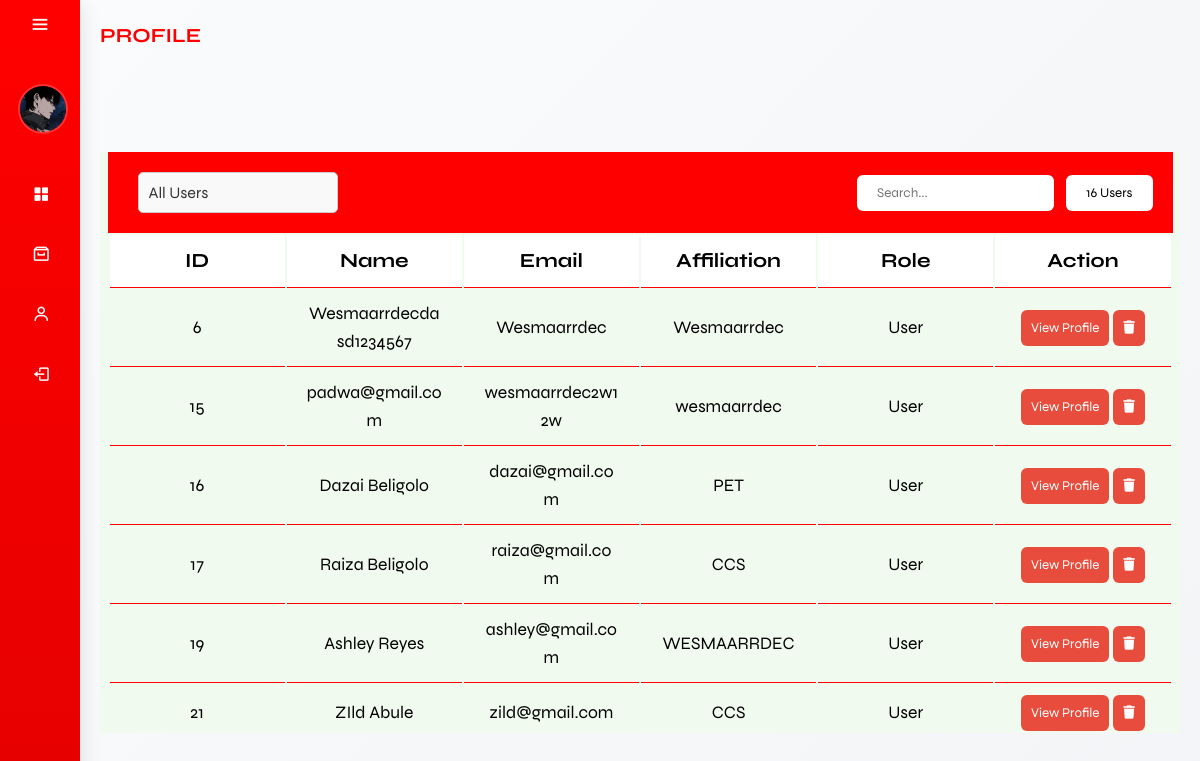
Page /admin/allAdmin.php (signed in) on the committed database.
### tables this page shows
CREATE TABLE `user` (
  `UserID` int(15) NOT NULL,
  `LastName` varchar(50) NOT NULL,
  `FirstName` varchar(50) NOT NULL,
  `MI` varchar(2) NOT NULL,
  `Gender` varchar(50) NOT NULL,
  `Age` int(50) DEFAULT NULL,
  `Email` varchar(100) NOT NULL,
  `Password` varchar(255) NOT NULL,
  `ContactNo` varchar(15) NOT NULL,
  `Address` varchar(200) DEFAULT NULL,
  `Affiliation` varchar(50) NOT NULL,
  `Position` varchar(50) NOT NULL,
  `Image` varchar(250) DEFAULT NULL,
  `EducationalAttainment` varchar(200) DEFAULT NULL,
  `Role` varchar(50) NOT NULL
);

### function/F.allUser.php (called while the page is built, shortened)
<?php
require_once('../db.connection/connection.php');
function getAdminData($conn, $AdminID) {
    $sql = "SELECT * FROM admin WHERE AdminID = ?";
    $stmt = $conn->prepare($sql);
    $stmt->bind_param("i", $AdminID);
    $stmt->execute();
    $result = $stmt->get_result();
    if ($result->num_rows > 0) {
        $row = $result->fetch_assoc();
        return $row;
    } else {
        $stmt->close();
        return false;
    }
}
$AdminID = $_SESSION['AdminID'];
$adminData = getAdminData($conn, $AdminID);
if ($adminData) {
    $Image = isset($adminData['Image']) ? $adminData['Image'] : null;
} else {
    showProfileModal("Admin data not found");
    exit();
}
?>

### admin/allAdmin.php (the view, shortened to what this page needs)
<?php
include('../function/F.allUser.php');
?>
<?php
$userQuery = $conn->query("
    SELECT
        UserID,
        LastName,
        FirstName,
        MI,
        Gender,
        Age,
        Email,
        Password,
        ContactNo,
        Address,
        Affiliation,
        Position,
        Image,
        EducationalAttainment,
        Role,
        'user' as userType
    FROM user
");
$allUsers = [];
while ($user = $userQuery->fetch_assoc()) {
    $allUsers[] = $user;
}
$adminQuery = $conn->query("
    SELECT
        AdminID as UserID,
        LastName,
        FirstName,
        MI,
        Gender,
        Email,
        Password,
        ContactNo,
        Address,
        Affiliation,
        Position,
        Image,
        Role,
        'admin' as userType
    FROM admin
");
$allAdmins = [];
while ($admin = $adminQuery->fetch_assoc()) {
    $allAdmins[] = $admin;
}
$allUsersAndAdmins = array_merge($allUsers, $allAdmins);
?>
<!DOCTYPE html>
<html lang="en">
<head>
    <link href='https://unpkg.com/boxicons@2.1.4/css/boxicons.min.css' rel='stylesheet'>
    <link rel="stylesheet" href="css/main.css">
</head>
<body>
    <div class="sidebar">
        <div class="top">
            <i class="bx bx-menu" id="btnn"></i>
        </div>
        <div class="user">
            <?php if (!empty($Image)): ?>
                <img src="../assets/img/profilePhoto/<?php echo $Image; ?>" alt="user" class="user-img">
            <?php else: ?>
                <img src="../assets/img/profile.jpg" alt="default user" class="user-img">
            <?php endif; ?>
            <div>
            </div>
        </div>
        <ul>
            <li class="nav-sidebar">
                <a href="adminDashboard.php">
                    <i class="bx bxs-grid-alt"></i>
                </a>
            </li>
            <li class="events-side2 nav-sidebar">
                <a href="#" class="a-events">
                    <i class='bx bx-archive'></i>
                </a>
            </li>
            <li class="events-side nav-sidebar">
                <a href="#" class="a-events">
                    <i class='bx bx-user'></i>
                </a>
            </li>
            <li class="nav-sidebar">
                <a href="#" onclick="confirmLogout(event)">
                    <i class="bx bx-log-out"></i>
                </a>
            </li>
        </ul>
    </div>
    <div class="main-content">
        <h3 style="font-size: 2rem;
    color: var(--first-color);" class="dashboard apply">PROFILE</h3>
        <div class="containerr">
            <div class="tables container">
                <div class="table_header">
                    <div class="select-container" style="position: relative; display: inline-block;">
                        <select id="userDropdown" onchange="filterByUserType()" style="width: 200px; padding: 10px; border: 1px solid #ccc; border-radius: 5px;
                            background-color: #f9f9f9; color: #333; font-size: 16px; cursor: pointer;
                            transition: border-color 0.3s ease; -webkit-appearance: none;
                            -moz-appearance: none; appearance: none;">
                            <option value="all" selected>All Users</option>
                        </select>
                    </div>
                    <div>
                        <input class="tb_input" placeholder="Search..." oninput="filterTable()">
                        <button class="add_new"><?php echo count($allUsersAndAdmins); ?> Users</button>
                    </div>
                </div>
                <div class="table_section">
                    <table id="userTable" class="tb_eco">
                        <thead class="tb_head">
                            <tr>
                                <th>ID</th>
                                <th>Name</th>
                                <th>Email</th>
                                <th>Affiliation</th>
                                <th>Role</th>
                                <th>Action</th>
                            </tr>
                        </thead>
                        <tbody>
                            <?php foreach ($allUsersAndAdmins as $user): ?>
                                <tr data-user-type="<?php echo $user['userType']; ?>">
                                    <td><?php echo $user['UserID']; ?></td>
                                    <td><?php echo $user['FirstName'] . ' ' . $user['LastName']; ?></td>
                                    <td><?php echo $user['Email']; ?></td>
                                    <td><?php echo $user['Affiliation']; ?></td>
                                    <td><?php echo $user['Role']; ?></td>
                                    <td>
                                        <button class="action-button" data-userid="<?php echo $user['UserID']; ?>"
                                            data-image="<?php echo $user['Image']; ?>"
                                            data-gender="<?php echo $user['Gender']; ?>"
                                            data-age="<?php echo $user['userType'] === 'admin' ? 'N/A' : $user['Age']; ?>"
                                            data-affiliation="<?php echo $user['Affiliation']; ?>"
                                            data-educationalattainment="<?php echo $user['userType'] === 'admin' ? 'N/A' : $user['EducationalAttainment']; ?>"
                                            data-contact="<?php echo $user['ContactNo']; ?>"
                                            data-position="<?php echo $user['Position']; ?>"
                                            onclick="showUserProfile(<?php echo $user['UserID']; ?>)">View Profile</button>
                                        <?php if ($_SESSION['Role'] === 'superadmin'): ?>
                                            <button class="btn_delete"
                                                onclick="confirmDeleteEvent('<?php echo $user['UserID']; ?>')">
                                                <i class="fa fa-trash"></i>
                                            </button>
                                        <?php endif; ?>
                                    </td>
                                </tr>
                            <?php endforeach; ?>
                        </tbody>
                    </table>
                </div>
            </div>
        </div>
    </div>
</body>
</html>

### admin/css/main.css (style rules this page uses)
* { font-family: "Syne", sans-serif; margin: 0; padding: 0; box-sizing: border-box; text-decoration: none; outline: none; border: none; }
:root { --header-height: 3.5rem; --first-color: red; --first-color-alt: #1d3557; --first-color-light: hsl(var(--hue), 40%, 80%); --title-color: hsl(var(--hue), 24%, 16%); --text-color: black; --text-color-light: hsl(var(--hue), 8%, 60%); --white-color: hsl(0, 0%, 100%); --body-color: white; --container-color: #f1faee; --box-shadow: 0 0.5rem 1rem rgba(0, 0, 0, 0.2); --light-bg: #fffce6; --shadow-light: 0 2px 10px rgba(0, 0, 0, 0.08); --shadow-medium: 0 4px 20px rgba(0, 0, 0, 0.12); --shadow-heavy: 0 8px 30px rgba(0, 0, 0, 0.15); --border-radius: 12px; --border-radius-small: 8px; --border-radius-large: 20px; --border: 0.1rem solid rgba(0, 0, 0, 0.1); --border-light: 1px solid rgba(0, 0, 0, 0.05); --body-font: "Syne", sans-serif; --biggest-font-size: 2rem; --h1-font-size: 1.5rem; --h2-font-size: 1.25rem; --h3-font-size: 1rem; --normal-font-size: 0.938rem; --small-font-size: 0.813rem; --smaller-font-size: 0.75rem; --font-regular: 400; --font-medium: 500; --font-semi-bold: 600; --z-tooltip: 10; --z-fixed: 100; --z-modal: 1000; }
html { font-size: 62.5%; overflow-x: auto; scroll-padding-top: 7rem; scroll-behavior: smooth; }
body { background-color: #fafbfc; line-height: 1.6; }
.container { max-width: 1320px; margin-inline: auto; padding-inline: 0.75rem; margin-top: 5rem; }
.user-img { width: 50px; border-radius: 50%; border: 2px solid rgba(255, 255, 255, 0.2); margin-left: 1rem; transition: all 0.3s ease; }
.sidebar { position: fixed; top: 0; left: 0; height: 100vh; width: 80px; background: linear-gradient(180deg, var(--first-color) 0%, #cc0000 100%); padding: 0.4rem 0.8rem; transition: all 0.4s cubic-bezier(0.4, 0, 0.2, 1); z-index: 100; box-shadow: var(--shadow-medium); }
.sidebar #btnn { position: absolute; color: var(--body-color); top: 0.4rem; left: 50%; font-size: 2.2rem; line-height: 50px; transform: translateX(-50%); cursor: pointer; transition: all 0.3s ease; border-radius: 50%; width: 40px; height: 40px; display: flex; align-items: center; justify-content: center; }
.user { display: flex; align-items: center; margin: 2rem 0; padding: 1rem; border-radius: var(--border-radius); transition: all 0.3s ease; }
.user img { margin: auto; }
.sidebar ul li { position: relative; list-style-type: none; height: 50px; width: 90%; margin: 1rem auto; font-size: 1.8rem; }
.sidebar ul li a { color: var(--body-color); display: flex; align-items: center; text-decoration: none; border-radius: var(--border-radius); padding: 0.5rem; transition: all 0.3s ease; }
.sidebar ul li a i { min-width: 50px; text-align: center; height: 50px; border-radius: var(--border-radius-small); line-height: 50px; }
.main-content { position: relative; background: linear-gradient(135deg, #fafbfc 0%, #f0f2f5 100%); min-height: 100vh; top: 0; left: 80px; transition: all 0.4s cubic-bezier(0.4, 0, 0.2, 1); width: calc(100% - 80px); padding: 2rem; }
.events-side, .events-side2 { transition: all 0.4s ease; border-radius: var(--border-radius); }
.apply { padding-bottom: 5rem; }
.tables { overflow: hidden; width: 100%; background-color: var(--container-color); }
.table_header { display: flex; justify-content: space-between; align-items: center; padding: 20px; background-color: var(--first-color); }
.table_header select { margin-left: 1rem; }
table.tb_eco button { outline: none; border: none; border-radius: 6px; cursor: pointer; padding: 10px; color: white; }
table.tb_eco td button:nth-child(1) { background-color: #e74c3c; }
table.tb_eco td button:nth-child(2) { background-color: #e74c3c; }
.add_new { padding: 10px 20px; color: black; background-color: var(--body-color); font-weight: var(--weight-600); border-radius: 6px; cursor: pointer; }
.tables input.tb_input { padding: 10px 20px; margin: 0 10px; outline: none; background-color: var(--body-color); border-radius: 6px; color: black; }
.table_section { height: 500px; overflow: auto; }
table.tb_eco { width: 100%; table-layout: fixed; min-width: 900px; }
thead.tb_head th { position: sticky; top: 0; background-color: var(--body-color); font-size: var(--biggest-font-size); }
table.tb_eco td { font-size: 1.75rem; }
table.tb_eco th, table.tb_eco td { border-bottom: 1px solid var(--first-color); padding: 10px 20px; word-break: break-all; text-align: center; }

### rows in the picture
user: UserID "6", FirstName "Wesmaarrdecdasd1234567", Email "Wesmaarrdec", Affiliation "Wesmaarrdec", Role "User"
user: UserID "15", FirstName "padwa@gmail.com", Email "wesmaarrdec2w12w", Affiliation "wesmaarrdec", Role "User"
user: UserID "16", FirstName "Dazai", LastName "Beligolo", Email "dazai@gmail.com", Affiliation "PET", Role "User"
user: UserID "17", FirstName "Raiza", LastName "Beligolo", Email "raiza@gmail.com", Affiliation "CCS", Role "User"
user: UserID "19", FirstName "Ashley", LastName "Reyes", Email "ashley@gmail.com", Affiliation "WESMAARRDEC", Role "User"
user: UserID "21", FirstName "ZIld", LastName "Abule", Email "zild@gmail.com", Affiliation "CCS", Role "User"

### other values in the picture
count($allUsersAndAdmins) "16"
